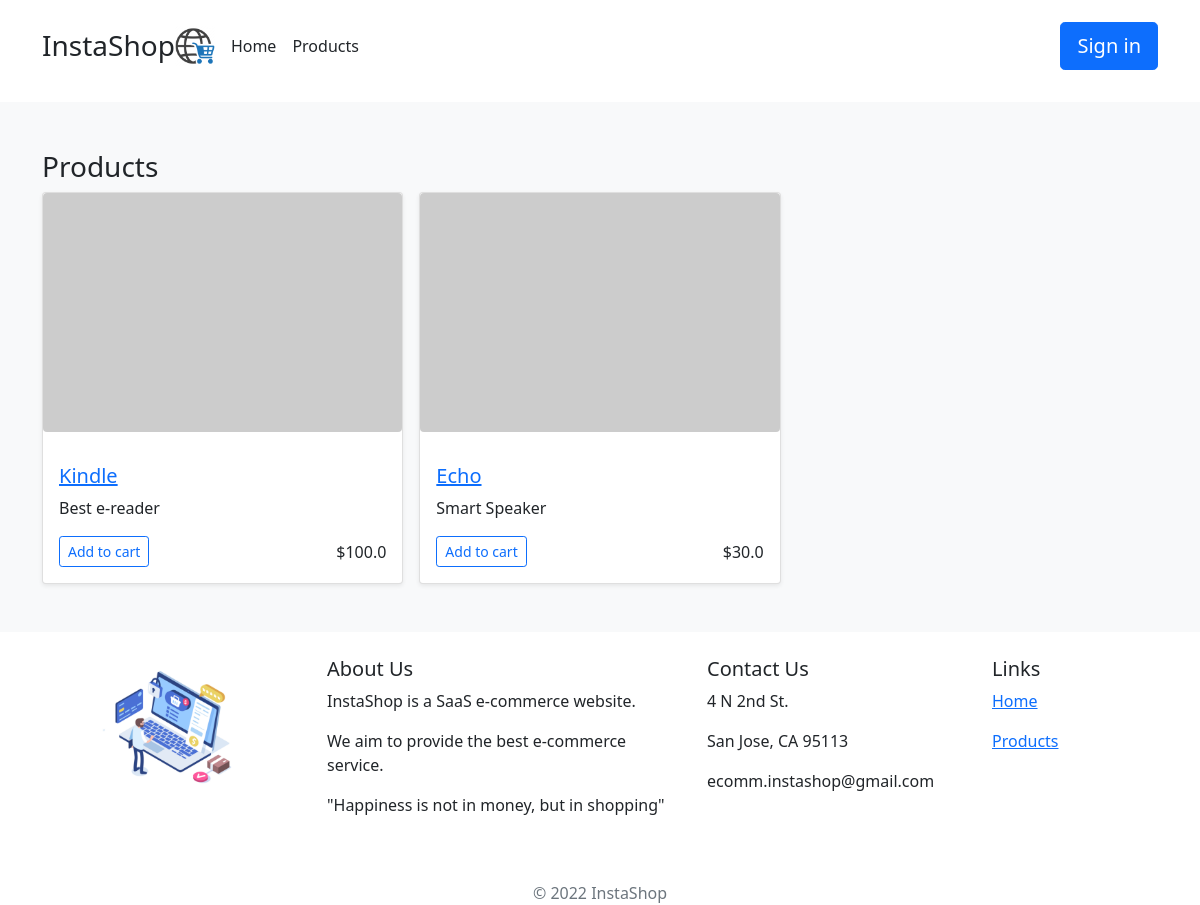
Before: /ecommerce/products with the older database file.
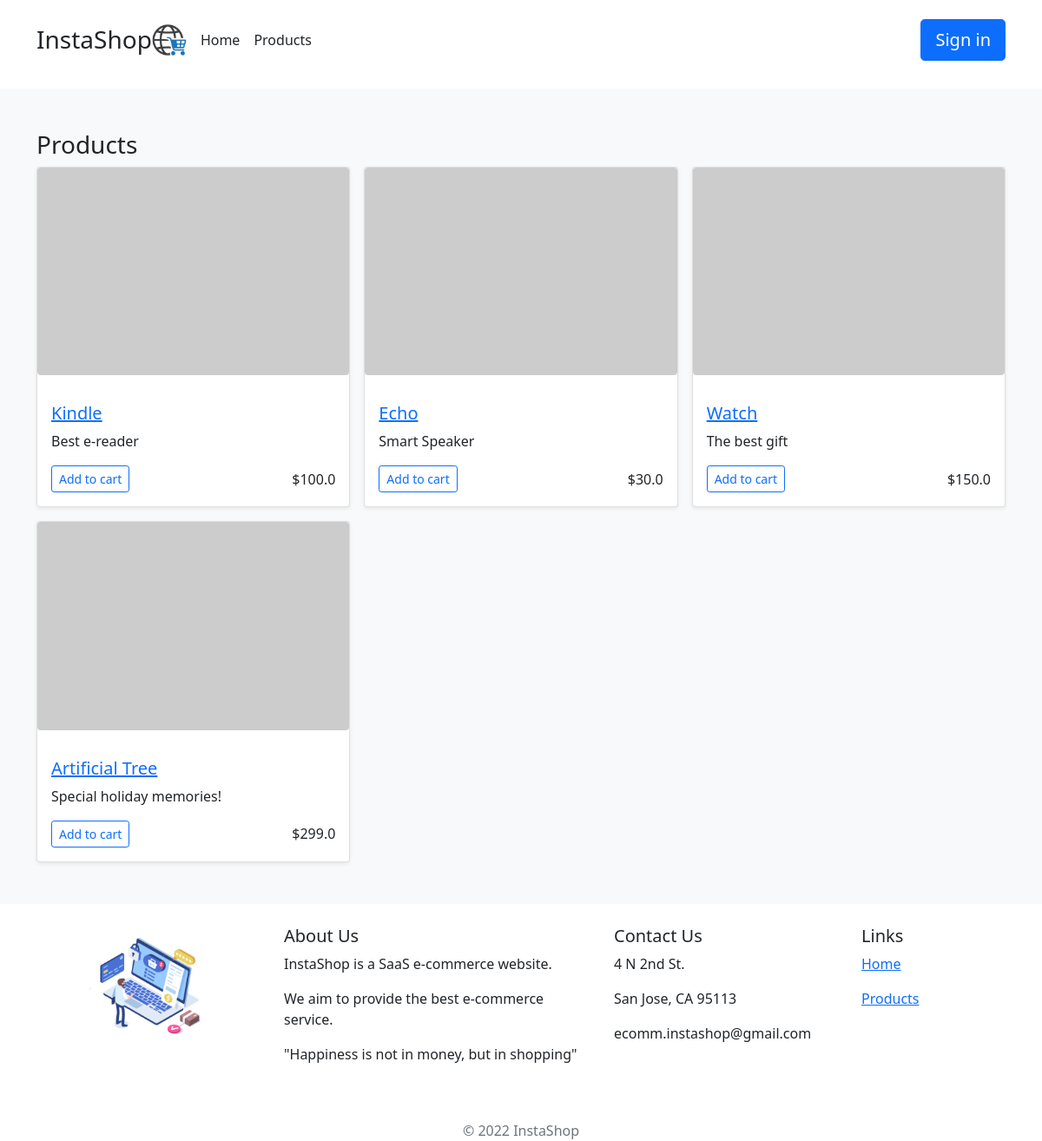
After: the same page with the newer database file.
### ecommerce/models.py (models this page shows, shortened)
class Product(models.Model):
    name = models.CharField(max_length=50)
    description = models.CharField(max_length=500)
    price = models.FloatField(null=True)
    stock = models.IntegerField(null=True)

### ecommerce/views.py (the view)
# urls.py: path('products', views.products, name='products'),
def products(request):
    product_list = Product.objects.all()
    context = {
        'product_list': product_list,
    }
    return render(request, 'ecommerce/products.html', context)

### ecommerce/templates/ecommerce/products.html (shortened to what this page needs)
{% include "ecommerce/header.html" %}
<body>
<div class="album py-5 bg-light">
    <div class="container">
        <h3>Products</h3>
        <div class="row row-cols-1 row-cols-sm-2 row-cols-md-3 g-3">
            {% if product_list %}
                {% for product in product_list %}
                    <div class="col">
                        <div class="card shadow-sm">
                            <img class="rounded" src="https://picsum.photos/seed/picsum/600/400">
                            <div class="card-body">
                                <p class="card-text">
                                <h5><a href="{% url 'product' product.id %}">{{ product.name }}</a></h5>
                                <p>{{ product.description }}</p>
                                </p>
                                <div class="d-flex justify-content-between align-items-center">
                                    <div class="btn-group">
                                        <button type="button" class="add-to-cart btn btn-sm btn-outline-primary"
                                                user-id="{{ user.id }}" product-id="{{ product.id }}">
                                            Add to cart
                                        </button>
                                    </div>
                                    <bold class="text">${{ product.price }}</bold>
                                </div>
                            </div>
                        </div>
                    </div>
                {% endfor %}
            {% else %}
                <p>No products are available.</p>
            {% endif %}
        </div>
    </div>
</div>
</body>
{% include "ecommerce/footer.html" %}

Changed rows visible on the page:
added Product: name "Watch", description "The best gift", price "150.0"
added Product: name "Artificial Tree", description "Special holiday memories!", price "299.0"
